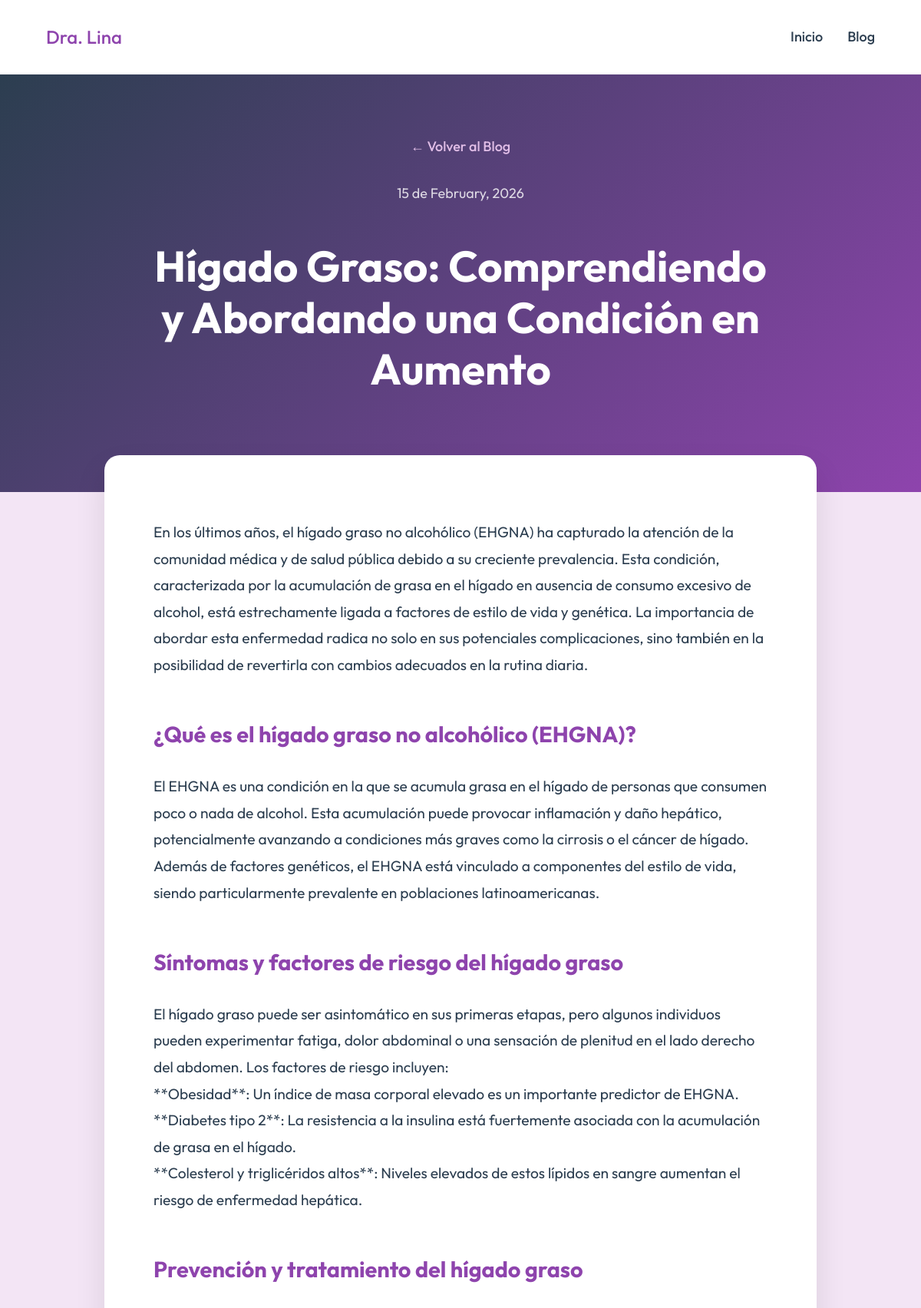
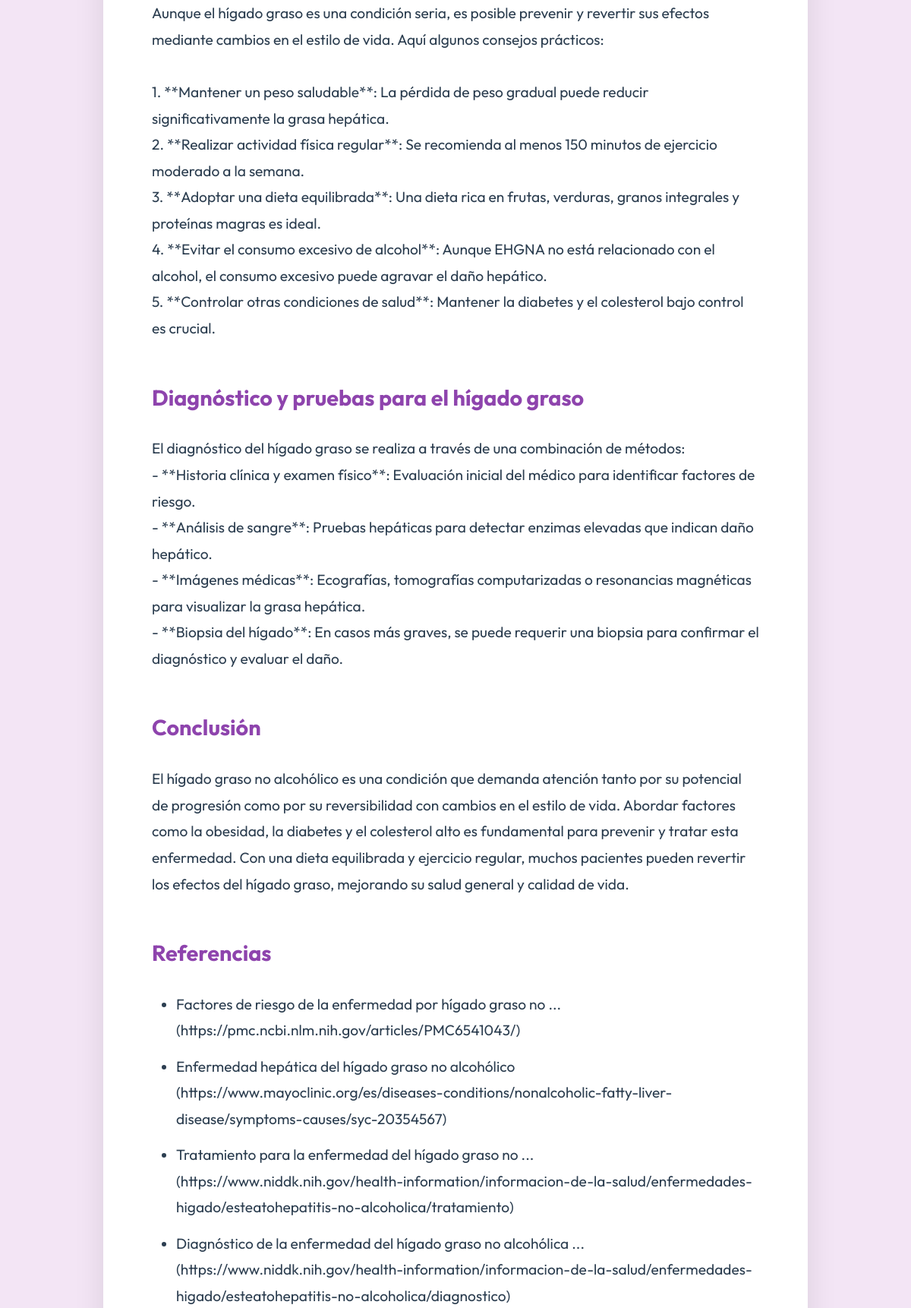
Page /blog/12 (upper part) on the committed database (2 pictures, top to bottom).
### app/models.py (models this page shows)
class BlogPost(db.Model):
    id = db.Column(db.Integer, primary_key=True)
    title = db.Column(db.String(200), nullable=False)
    content = db.Column(db.Text, nullable=False)
    featured_image_url = db.Column(db.String(500))
    seo_keywords = db.Column(db.String(300))
    references = db.Column(db.Text)  # JSON string de referencias usadas
    author_id = db.Column(db.Integer, db.ForeignKey('user.id'))
    created_at = db.Column(db.DateTime, default=datetime.utcnow)
    is_published = db.Column(db.Boolean, default=True)

### app/routes/public.py (the view)
@public_bp.route('/blog/<int:post_id>')
def post_detail(post_id):
    from app.models import BlogPost
    post = BlogPost.query.get_or_404(post_id)
    return render_template('public/post_detail.html', post=post)

### app/templates/public/post_detail.html (shortened to what this page needs)
{% extends "base.html" %}
{% block content %}
<article class="post-detail">
    <header class="post-detail-header">
        <div class="container">
            <a href="{{ url_for('public.blog') }}" class="back-link">&larr; Volver al Blog</a>
            <span class="post-date text-white">{{ post.created_at.strftime('%d de %B, %Y') }}</span>
            <h1>{{ post.title }}</h1>
        </div>
    </header>
    <div class="post-body container">
        <div class="post-main-content">
            {{ post.content | safe }}
        </div>
    </div>
</article>
{% endblock %}

### app/static/css/style.css (style rules this page uses)
:root { --primary: #8e44ad; --secondary: #9b59b6; --accent: #e1bee7; --dark: #2c3e50; --light: #f3e5f5; --white: #FFFFFF; --text-muted: #7f8c8d; }
body { font-family: 'Outfit', sans-serif; background-color: var(--light); color: var(--dark); margin: 0; line-height: 1.6; font-size: 18px; }
a { text-decoration: none; color: var(--dark); font-weight: 500; transition: color 0.3s; }

### app/templates/public/post_detail.html (style rules this page uses)
.post-detail-header { background: linear-gradient(135deg, var(--dark), var(--primary)); color: white; padding: 5rem 0; text-align: center; }
.container { max-width: 800px; margin: 0 auto; padding: 0 1.5rem; }
.back-link { display: block; color: var(--accent); margin-bottom: 2rem; text-decoration: none; font-weight: 500; }
.post-date { opacity: 0.8; margin-bottom: 1rem; display: block; }
.post-detail-header h1 { font-size: 3.5rem; line-height: 1.2; }
.post-body { background: white; margin-top: -3rem; border-radius: 20px; padding: 4rem; box-shadow: 0 20px 40px rgba(0, 0, 0, 0.1); color: var(--dark); font-size: 1.2rem; line-height: 1.8; }
.post-main-content { margin-bottom: 4rem; }
.post-main-content ul, .post-main-content ol { margin: 1.5rem 0; padding-left: 2rem; }
.post-main-content li { margin-bottom: 0.8rem; list-style-position: outside; }
.post-main-content h2 { color: var(--primary); margin-top: 3rem; margin-bottom: 1.5rem; }

### rows in the picture
BlogPost: created_at "15 de February, 2026", title "Hígado Graso: Comprendiendo y Abordando una Condición en Aumento", content "En los últimos años, el hígado graso no alcohólico (EHGNA) ha capturado la atención de la comunidad médica y de salud pública debido a su creciente prevalencia. Esta condición, caracterizada por la acumulación de grasa en el hígado en ausencia de consumo excesivo de alcohol, está estrechamente ligada a factores de estilo de vida y genética. La importancia de abordar esta enfermedad radica no solo en sus potenciales complicaciones, sino también en la posibilidad de revertirla con cambios adecuados en la rutina diaria. ¿Qué es el hígado graso no alcohólico (EHGNA)? El EHGNA es una condición en la que se acumula grasa en el hígado de personas que consumen poco o nada de alcohol. Esta…"
